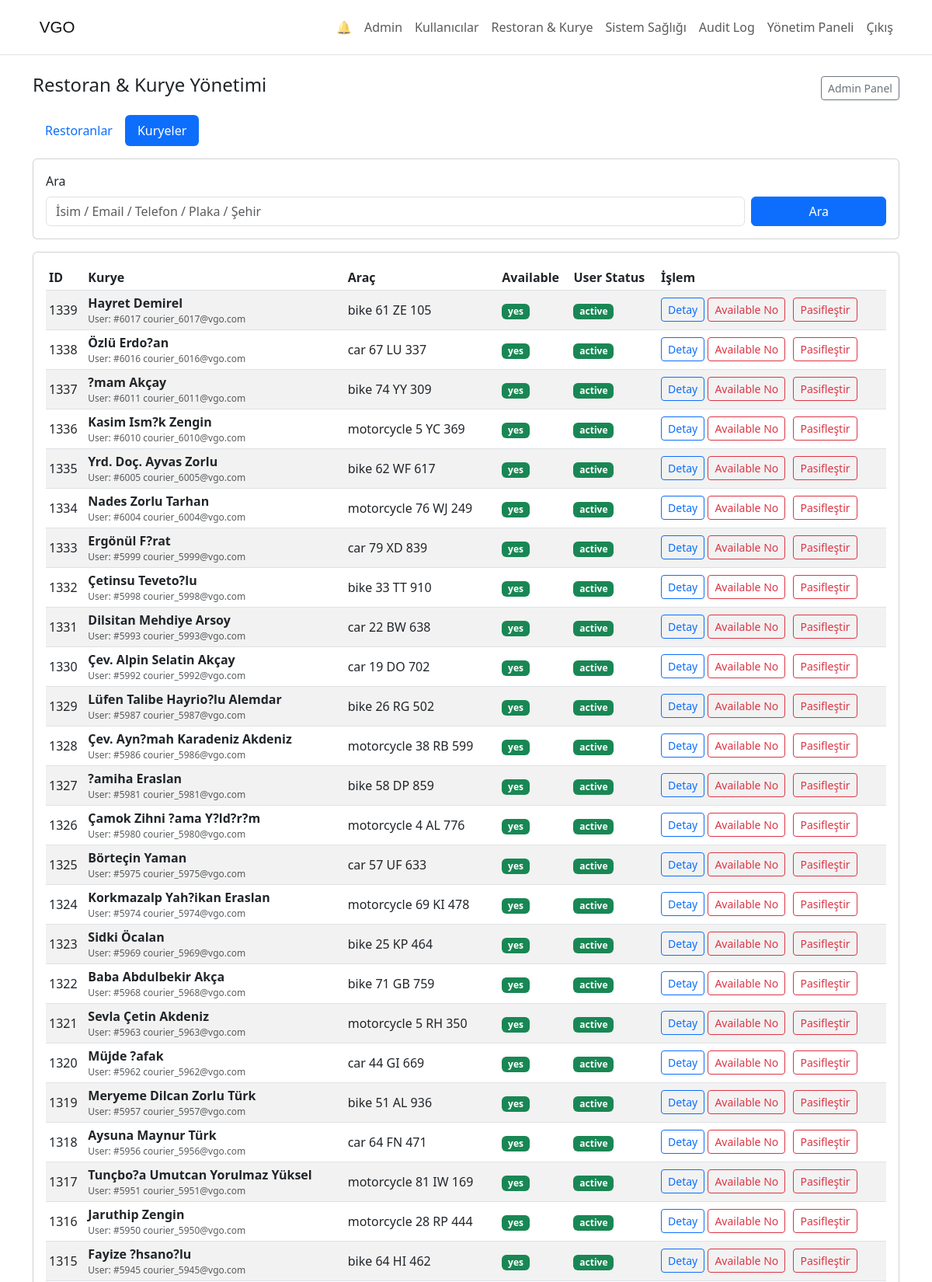
Page /admin_partners.php?tab=couriers (signed in, upper part) on the committed database.
### tables this page shows
CREATE TABLE IF NOT EXISTS couriers (
  courier_id INT PRIMARY KEY AUTO_INCREMENT,
  user_id INT NOT NULL UNIQUE,
  vehicle_type VARCHAR(50),
  vehicle_plate VARCHAR(20),
  license_number VARCHAR(20),
  current_zone_id INT,
  is_available INT DEFAULT 1,
  rating_avg DECIMAL(3,2),
  total_deliveries INT DEFAULT 0,
  FOREIGN KEY (user_id) REFERENCES users(user_id),
  FOREIGN KEY (current_zone_id) REFERENCES zones(zone_id)
);

CREATE TABLE IF NOT EXISTS users (
  user_id INT PRIMARY KEY AUTO_INCREMENT,
  role_id INT NOT NULL,
  full_name VARCHAR(200) NOT NULL,
  first_name VARCHAR(100),
  last_name VARCHAR(100),
  email VARCHAR(100) NOT NULL UNIQUE,
  phone VARCHAR(20),
  profile_image VARCHAR(500),
  password_hash VARCHAR(255) NOT NULL,
  status VARCHAR(50) NOT NULL,
  email_verified INT DEFAULT 0,
  birthdate DATE,
  last_login DATETIME NULL,
  created_at DATETIME DEFAULT CURRENT_TIMESTAMP,
  FOREIGN KEY (role_id) REFERENCES roles(role_id)
);

### admin_partners.php (the view, shortened to what this page needs)
<?php
@include_once __DIR__ . '/migrations_runner.php';
$tab = isset($_GET['tab']) ? trim((string)$_GET['tab']) : 'merchants';
function vgo_table_exists2(mysqli $conn, string $table): bool {
    $stmt = $conn->prepare('SELECT 1 FROM information_schema.TABLES WHERE TABLE_SCHEMA = DATABASE() AND TABLE_NAME = ? LIMIT 1');
    $stmt->bind_param('s', $table);
    $stmt->execute();
    $res = $stmt->get_result();
    $ok = ($res && $res->num_rows > 0);
    return $ok;
}
function vgo_resolve_table_name2(mysqli $conn, array $candidates): string {
    foreach ($candidates as $cand) {
        $cand = (string)$cand;
        if ($cand !== '' && vgo_table_exists2($conn, $cand)) return $cand;
    }
    return (string)($candidates[0] ?? '');
}
function vgo_ident2(string $name): string {
    return '`' . str_replace('`', '``', $name) . '`';
}
function vgo_column_exists2(mysqli $conn, string $table, string $col): bool {
    $stmt = $conn->prepare('SELECT 1 FROM information_schema.COLUMNS WHERE TABLE_SCHEMA = DATABASE() AND TABLE_NAME = ? AND COLUMN_NAME = ? LIMIT 1');
    $stmt->bind_param('ss', $table, $col);
    $stmt->execute();
    $res = $stmt->get_result();
    $ok = ($res && $res->num_rows > 0);
    return $ok;
}
$tableMerchants = vgo_resolve_table_name2($conn, ['Merchants', 'merchants']);
$tableUsers = vgo_resolve_table_name2($conn, ['Users', 'users']);
$tableCouriers = vgo_resolve_table_name2($conn, ['Couriers', 'couriers']);
$merchantsHasActive = ($tableMerchants !== '') && vgo_column_exists2($conn, $tableMerchants, 'is_active');
$usersHasStatus = ($tableUsers !== '') && vgo_column_exists2($conn, $tableUsers, 'status');
$couriersHasAvailable = ($tableCouriers !== '') && vgo_column_exists2($conn, $tableCouriers, 'is_available');
$q = isset($_GET['q']) ? trim((string)$_GET['q']) : '';
$merchants = [];
$couriers = [];
if ($tab === 'merchants') {
    $where = [];
    $params = [];
    $types = '';
    if ($q !== '') {
        $like = '%' . $q . '%';
        $where[] = '(m.store_name LIKE ? OR m.city LIKE ? OR u.full_name LIKE ? OR u.email LIKE ? OR u.phone LIKE ?)';
        $params = [$like, $like, $like, $like, $like];
        $types = 'sssss';
    }
        $sql = 'SELECT m.merchant_id, m.user_id, m.store_name, m.city, m.is_active, m.rating_avg, m.zone_id, u.full_name, u.email, u.phone, ' . ($usersHasStatus ? 'u.status' : "'active' as status") . "\n"
            . 'FROM ' . vgo_ident2($tableMerchants) . ' m JOIN ' . vgo_ident2($tableUsers) . ' u ON m.user_id = u.user_id';
    if (!empty($where)) $sql .= ' WHERE ' . implode(' AND ', $where);
    $sql .= ' ORDER BY m.merchant_id DESC LIMIT 100';
    $stmt = $conn->prepare($sql);
    if ($stmt) {
        if (!empty($params)) $stmt->bind_param($types, ...$params);
        $stmt->execute();
        $merchants = $stmt->get_result()->fetch_all(MYSQLI_ASSOC) ?? [];
        $stmt->close();
    }
} else {
        $sql = 'SELECT c.courier_id, c.user_id, c.vehicle_type, c.vehicle_plate, c.license_number, c.is_available, c.rating_avg, c.total_deliveries, u.full_name, u.email, u.phone, ' . ($usersHasStatus ? 'u.status' : "'active' as status") . "\n"
            . 'FROM ' . vgo_ident2($tableCouriers) . ' c JOIN ' . vgo_ident2($tableUsers) . ' u ON c.user_id = u.user_id';
    $sql .= ' ORDER BY c.courier_id DESC LIMIT 100';
    $stmt = $conn->prepare($sql);
    if ($stmt) {
        $stmt->execute();
        $couriers = $stmt->get_result()->fetch_all(MYSQLI_ASSOC) ?? [];
    }
}
?>
<!doctype html>
<html>
<head>
    <link rel="stylesheet" href="https://cdn.jsdelivr.net/npm/bootstrap@5.3.0/dist/css/bootstrap.min.css">
</head>
<body>
<?php include 'header.php'; ?>
<div class="container mt-4">
    <div class="d-flex justify-content-between align-items-center mb-3">
        <h4>Restoran & Kurye Yönetimi</h4>
        <a class="btn btn-sm btn-outline-secondary" href="admin_dashboard.php">Admin Panel</a>
    </div>
    <ul class="nav nav-pills mb-3">
        <li class="nav-item"><a class="nav-link <?php echo $tab==='merchants'?'active':''; ?>" href="admin_partners.php?tab=merchants">Restoranlar</a></li>
        <li class="nav-item"><a class="nav-link <?php echo $tab==='couriers'?'active':''; ?>" href="admin_partners.php?tab=couriers">Kuryeler</a></li>
    </ul>
    <div class="card mb-3">
        <div class="card-body">
            <form class="row g-2" method="get">
                <div class="col-md-10">
                    <label class="form-label">Ara</label>
                    <input class="form-control" name="q" value="<?php echo htmlspecialchars($q); ?>" placeholder="İsim / Email / Telefon / Plaka / Şehir">
                </div>
                <div class="col-md-2 d-flex align-items-end">
                    <button class="btn btn-primary w-100" type="submit">Ara</button>
                </div>
            </form>
        </div>
    </div>
    <?php if ($tab === 'merchants'): ?>
        <div class="card">
            <div class="card-body">
                <div class="table-responsive">
                    <table class="table table-sm table-striped align-middle">
                        <thead>
                            <tr>
                                <th>ID</th>
                                <th>Mağaza</th>
                                <th>Şehir</th>
                                <th>Merchant Aktif</th>
                                <th>User Status</th>
                                <th>İşlem</th>
                            </tr>
                        </thead>
                        <tbody>
                        <?php if (empty($merchants)): ?>
                            <tr><td colspan="6" class="text-muted">Kayıt yok.</td></tr>
                        <?php else: foreach ($merchants as $m): ?>
                            <?php
                                $mid = (int)($m['merchant_id'] ?? 0);
                                $isActive = ((int)($m['is_active'] ?? 0)) === 1;
                                $ust = (string)($m['status'] ?? '');
                            ?>
                            <tr>
                                <td><?php echo $mid; ?></td>
                                <td>
                                    <div><strong><?php echo htmlspecialchars((string)($m['store_name'] ?? '')); ?></strong></div>
                                    <div class="text-muted" style="font-size:12px;">User: #<?php echo (int)($m['user_id'] ?? 0); ?> <?php echo htmlspecialchars((string)($m['email'] ?? '')); ?></div>
                                </td>
                                <td><?php echo htmlspecialchars((string)($m['city'] ?? '')); ?></td>
                                <td>
                                    <?php if ($merchantsHasActive): ?>
                                        <span class="badge bg-<?php echo $isActive ? 'success' : 'secondary'; ?>"><?php echo $isActive ? 'active' : 'inactive'; ?></span>
                                    <?php else: ?>
                                        <span class="text-muted">-</span>
                                    <?php endif; ?>
                                </td>
                                <td><span class="badge bg-<?php echo (strtolower($ust)==='active') ? 'success' : 'secondary'; ?>"><?php echo htmlspecialchars($ust); ?></span></td>
                                <td>
                                    <?php
                                        $back = 'admin_partners.php?tab=merchants';
                                        if ($q !== '') $back .= '&q=' . urlencode($q);
                                    ?>
                                    <a class="btn btn-sm btn-outline-primary" href="admin_merchant_detail.php?merchant_id=<?php echo $mid; ?>&back=<?php echo urlencode($back); ?>">Detay</a>
                                    <?php if ($merchantsHasActive): ?>
                                        <form method="post" onsubmit="return confirm('Restoran aktifliğini değiştirmek istiyor musunuz?');" style="display:inline;">
                                            <input type="hidden" name="action" value="toggle_merchant_active">
                                            <input type="hidden" name="merchant_id" value="<?php echo $mid; ?>">
                                            <input type="hidden" name="tab" value="merchants">
                                            <input type="hidden" name="q" value="<?php echo htmlspecialchars($q); ?>">
                                            <button class="btn btn-sm btn-outline-<?php echo $isActive ? 'danger' : 'success'; ?>" type="submit"><?php echo $isActive ? 'Pasifleştir' : 'Aktifleştir'; ?></button>
                                        </form>
                                    <?php endif; ?>
                                    <?php if ($usersHasStatus): ?>
                                        <?php $mUActive = (strtolower((string)$ust) === 'active'); ?>
                                        <form method="post" onsubmit="return confirm('Merchant kullanıcı durumunu değiştirmek istiyor musunuz?');" style="display:inline; margin-left:6px;">
                                            <input type="hidden" name="action" value="toggle_merchant_status">
                                            <input type="hidden" name="merchant_id" value="<?php echo $mid; ?>">
                                            <input type="hidden" name="tab" value="merchants">
                                            <input type="hidden" name="q" value="<?php echo htmlspecialchars($q); ?>">
                                            <button class="btn btn-sm btn-outline-<?php echo $mUActive ? 'danger' : 'success'; ?>" type="submit"><?php echo $mUActive ? 'User Pasif' : 'User Aktif'; ?></button>
                                        </form>
                                    <?php endif; ?>
                                </td>
                            </tr>
                        <?php endforeach; endif; ?>
                        </tbody>
                    </table>
                </div>
            </div>
        </div>
    <?php else: ?>
        <div class="card">
            <div class="card-body">
                <div class="table-responsive">
                    <table class="table table-sm table-striped align-middle">
                        <thead>
                            <tr>
                                <th>ID</th>
                                <th>Kurye</th>
                                <th>Araç</th>
                                <th>Available</th>
                                <th>User Status</th>
                                <th>İşlem</th>
                            </tr>
                        </thead>
                        <tbody>
                        <?php if (empty($couriers)): ?>
                            <tr><td colspan="6" class="text-muted">Kayıt yok.</td></tr>
                        <?php else: foreach ($couriers as $c): ?>
                            <?php
                                $cid = (int)($c['courier_id'] ?? 0);
                                $uid = (int)($c['user_id'] ?? 0);
                                $available = ((int)($c['is_available'] ?? 0)) === 1;
                                $ust = (string)($c['status'] ?? '');
                                $uActive = (strtolower($ust) === 'active');
                            ?>
                            <tr>
                                <td><?php echo $cid; ?></td>
                                <td>
                                    <div><strong><?php echo htmlspecialchars((string)($c['full_name'] ?? '')); ?></strong></div>
                                    <div class="text-muted" style="font-size:12px;">User: #<?php echo $uid; ?> <?php echo htmlspecialchars((string)($c['email'] ?? '')); ?></div>
                                </td>
                                <td><?php echo htmlspecialchars(trim((string)($c['vehicle_type'] ?? '') . ' ' . (string)($c['vehicle_plate'] ?? ''))); ?></td>
                                <td><span class="badge bg-<?php echo $available ? 'success' : 'secondary'; ?>"><?php echo $available ? 'yes' : 'no'; ?></span></td>
                                <td><span class="badge bg-<?php echo $uActive ? 'success' : 'secondary'; ?>"><?php echo htmlspecialchars($ust); ?></span></td>
                                <td>
                                    <?php
                                        $back = 'admin_partners.php?tab=couriers';
                                    ?>
                                    <a class="btn btn-sm btn-outline-primary" href="admin_courier_detail.php?courier_id=<?php echo $cid; ?>&back=<?php echo urlencode($back); ?>">Detay</a>
                                    <?php if ($couriersHasAvailable): ?>
                                        <form method="post" onsubmit="return confirm('Kurye müsaitlik durumunu değiştirmek istiyor musunuz?');" style="display:inline;">
                                            <button class="btn btn-sm btn-outline-<?php echo $available ? 'danger' : 'success'; ?>" type="submit"><?php echo $available ? 'Available No' : 'Available Yes'; ?></button>
                                        </form>
                                    <?php endif; ?>
                                    <?php if ($usersHasStatus): ?>
                                        <form method="post" onsubmit="return confirm('Kurye kullanıcı durumunu değiştirmek istiyor musunuz?');" style="display:inline; margin-left:6px;">
                                            <button class="btn btn-sm btn-outline-<?php echo $uActive ? 'danger' : 'success'; ?>" type="submit"><?php echo $uActive ? 'Pasifleştir' : 'Aktifleştir'; ?></button>
                                        </form>
                                    <?php endif; ?>
                                </td>
                            </tr>
                        <?php endforeach; endif; ?>
                        </tbody>
                    </table>
                </div>
            </div>
        </div>
    <?php endif; ?>
</div>
</body>
</html>

### rows in the picture
couriers: courier_id "1339", user.full_name "Hayret Demirel", user "6017", user.email "courier_6017@vgo.com", vehicle_type+vehicle_plate "bike 61 ZE 105", is_available "yes", user.status "active"
couriers: courier_id "1338", user.full_name "Özlü Erdo?an", user "6016", user.email "courier_6016@vgo.com", vehicle_type+vehicle_plate "car 67 LU 337", is_available "yes", user.status "active"
couriers: courier_id "1337", user.full_name "?mam Akçay", user "6011", user.email "courier_6011@vgo.com", vehicle_type+vehicle_plate "bike 74 YY 309", is_available "yes", user.status "active"
couriers: courier_id "1336", user.full_name "Kasim Ism?k Zengin", user "6010", user.email "courier_6010@vgo.com", vehicle_type+vehicle_plate "motorcycle 5 YC 369", is_available "yes", user.status "active"
couriers: courier_id "1335", user.full_name "Yrd. Doç. Ayvas Zorlu", user "6005", user.email "courier_6005@vgo.com", vehicle_type+vehicle_plate "bike 62 WF 617", is_available "yes", user.status "active"
couriers: courier_id "1334", user.full_name "Nades Zorlu Tarhan", user "6004", user.email "courier_6004@vgo.com", vehicle_type+vehicle_plate "motorcycle 76 WJ 249", is_available "yes", user.status "active"
couriers: courier_id "1333", user.full_name "Ergönül F?rat", user "5999", user.email "courier_5999@vgo.com", vehicle_type+vehicle_plate "car 79 XD 839", is_available "yes", user.status "active"
couriers: courier_id "1332", user.full_name "Çetinsu Teveto?lu", user "5998", user.email "courier_5998@vgo.com", vehicle_type+vehicle_plate "bike 33 TT 910", is_available "yes", user.status "active"
couriers: courier_id "1331", user.full_name "Dilsitan Mehdiye Arsoy", user "5993", user.email "courier_5993@vgo.com", vehicle_type+vehicle_plate "car 22 BW 638", is_available "yes", user.status "active"
couriers: courier_id "1330", user.full_name "Çev. Alpin Selatin Akçay", user "5992", user.email "courier_5992@vgo.com", vehicle_type+vehicle_plate "car 19 DO 702", is_available "yes", user.status "active"
couriers: courier_id "1329", user.full_name "Lüfen Talibe Hayrio?lu Alemdar", user "5987", user.email "courier_5987@vgo.com", vehicle_type+vehicle_plate "bike 26 RG 502", is_available "yes", user.status "active"
couriers: courier_id "1328", user.full_name "Çev. Ayn?mah Karadeniz Akdeniz", user "5986", user.email "courier_5986@vgo.com", vehicle_type+vehicle_plate "motorcycle 38 RB 599", is_available "yes", user.status "active"
couriers: courier_id "1327", user.full_name "?amiha Eraslan", user "5981", user.email "courier_5981@vgo.com", vehicle_type+vehicle_plate "bike 58 DP 859", is_available "yes", user.status "active"
couriers: courier_id "1326", user.full_name "Çamok Zihni ?ama Y?ld?r?m", user "5980", user.email "courier_5980@vgo.com", vehicle_type+vehicle_plate "motorcycle 4 AL 776", is_available "yes", user.status "active"
couriers: courier_id "1325", user.full_name "Börteçin Yaman", user "5975", user.email "courier_5975@vgo.com", vehicle_type+vehicle_plate "car 57 UF 633", is_available "yes", user.status "active"
couriers: courier_id "1324", user.full_name "Korkmazalp Yah?ikan Eraslan", user "5974", user.email "courier_5974@vgo.com", vehicle_type+vehicle_plate "motorcycle 69 KI 478", is_available "yes", user.status "active"
couriers: courier_id "1323", user.full_name "Sidki Öcalan", user "5969", user.email "courier_5969@vgo.com", vehicle_type+vehicle_plate "bike 25 KP 464", is_available "yes", user.status "active"
couriers: courier_id "1322", user.full_name "Baba Abdulbekir Akça", user "5968", user.email "courier_5968@vgo.com", vehicle_type+vehicle_plate "bike 71 GB 759", is_available "yes", user.status "active"
couriers: courier_id "1321", user.full_name "Sevla Çetin Akdeniz", user "5963", user.email "courier_5963@vgo.com", vehicle_type+vehicle_plate "motorcycle 5 RH 350", is_available "yes", user.status "active"
couriers: courier_id "1320", user.full_name "Müjde ?afak", user "5962", user.email "courier_5962@vgo.com", vehicle_type+vehicle_plate "car 44 GI 669", is_available "yes", user.status "active"
couriers: courier_id "1319", user.full_name "Meryeme Dilcan Zorlu Türk", user "5957", user.email "courier_5957@vgo.com", vehicle_type+vehicle_plate "bike 51 AL 936", is_available "yes", user.status "active"
couriers: courier_id "1318", user.full_name "Aysuna Maynur Türk", user "5956", user.email "courier_5956@vgo.com", vehicle_type+vehicle_plate "car 64 FN 471", is_available "yes", user.status "active"
couriers: courier_id "1317", user.full_name "Tunçbo?a Umutcan Yorulmaz Yüksel", user "5951", user.email "courier_5951@vgo.com", vehicle_type+vehicle_plate "motorcycle 81 IW 169", is_available "yes", user.status "active"
couriers: courier_id "1316", user.full_name "Jaruthip Zengin", user "5950", user.email "courier_5950@vgo.com", vehicle_type+vehicle_plate "motorcycle 28 RP 444", is_available "yes", user.status "active"
couriers: courier_id "1315", user.full_name "Fayize ?hsano?lu", user "5945", user.email "courier_5945@vgo.com", vehicle_type+vehicle_plate "bike 64 HI 462", is_available "yes", user.status "active"
